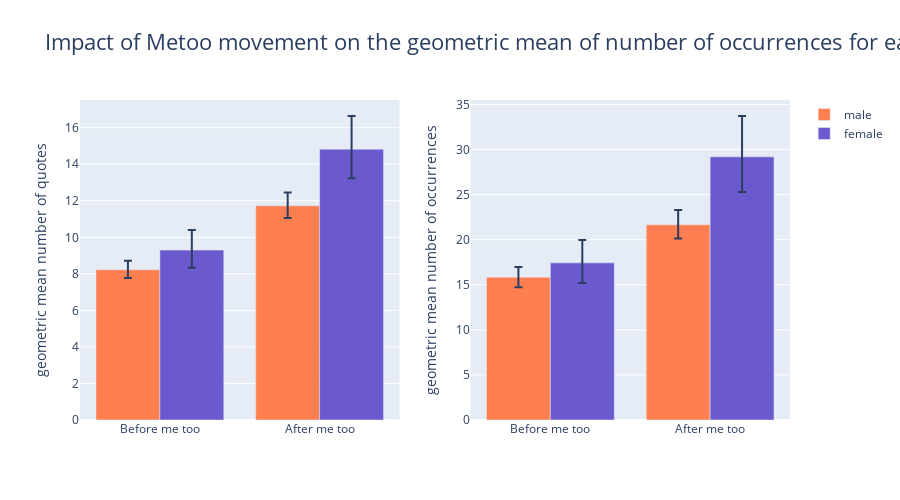

Here is the notebook cell this chart was saved with:
### Markdown cell above
Interactive figure of geometric mean of quotes and occurrences both gender before and after me too, with errorbars (computed above) :

### Code cell
fig = make_subplots(rows=1, cols=2)
fig.add_trace(go.Bar(
    name='male',
    x=['Before me too', 'After me too'], y=[gm_mal_before_qu, gm_mal_after_qu],
    error_y=dict(type='data',symmetric = False, array=[sup_val_gm_mal_before_qu, sup_val_gm_mal_after_qu],
                 arrayminus = [inf_val_gm_mal_before_qu,inf_val_gm_mal_after_qu]),marker_color="coral"
),row=1, col=1)
fig.add_trace(go.Bar(
    name='female',
    x=['Before me too', 'After me too'], y=[gm_fem_before_qu, gm_fem_after_qu],
    error_y=dict(type='data',symmetric = False, array=[sup_val_gm_fem_before_qu, sup_val_gm_fem_after_qu],
                 arrayminus = [inf_val_gm_fem_before_qu,inf_val_gm_fem_after_qu]),marker_color="slateblue"
),row=1, col=1)

fig.add_trace(go.Bar(
    name='male',
    x=['Before me too', 'After me too'], y=[gm_mal_before, gm_mal_after],
    error_y=dict(type='data',symmetric = False, array=[sup_val_gm_mal_before, sup_val_gm_mal_after],
                 arrayminus = [inf_val_gm_mal_before,inf_val_gm_mal_after]),marker_color="coral",showlegend=False
),row=1, col=2)

fig.add_trace(go.Bar(
    name='female',
    x=['Before me too', 'After me too'], y=[gm_fem_before, gm_fem_after],
    error_y=dict(type='data',symmetric = False, array=[sup_val_gm_fem_before, sup_val_gm_fem_after],
                 arrayminus = [inf_val_gm_fem_before,inf_val_gm_fem_after]),marker_color="slateblue",showlegend=False
),row=1, col=2)

fig.update_layout(barmode='group')
fig.update_layout(title_text="Impact of Metoo movement on the geometric mean of number of occurrences for each gender ",
                  title_font_size=22)
fig.update_layout(height=500, showlegend=True)
fig.update_yaxes(title_text="geometric mean number of quotes", row=1, col=1)
fig.update_yaxes(title_text="geometric mean number of occurrences", row=1, col=2)
fig.show()

### Figure 1 — Plotly figure (JSON) as saved in the notebook; plotly's stock layout.template omitted (floating-point values rounded to 4 significant figures)
{"data": [{"error_y": {"array": [0.4959, 0.7282], "arrayminus": [0.4534, 0.6735], "symmetric": false, "type": "data"}, "marker": {"color": "coral"}, "name": "male", "type": "bar", "x": ["Before me too", "After me too"], "xaxis": "x", "y": [8.223, 11.72], "yaxis": "y"}, {"error_y": {"array": [1.094, 1.817], "arrayminus": [0.9739, 1.595], "symmetric": false, "type": "data"}, "marker": {"color": "slateblue"}, "name": "female", "type": "bar", "x": ["Before me too", "After me too"], "xaxis": "x", "y": [9.301, 14.82], "yaxis": "y"}, {"error_y": {"array": [1.151, 1.639], "arrayminus": [1.097, 1.507], "symmetric": false, "type": "data"}, "marker": {"color": "coral"}, "name": "male", "showlegend": false, "type": "bar", "x": ["Before me too", "After me too"], "xaxis": "x2", "y": [15.83, 21.65], "yaxis": "y2"}, {"error_y": {"array": [2.527, 4.529], "arrayminus": [2.226, 3.89], "symmetric": false, "type": "data"}, "marker": {"color": "slateblue"}, "name": "female", "showlegend": false, "type": "bar", "x": ["Before me too", "After me too"], "xaxis": "x2", "y": [17.43, 29.19], "yaxis": "y2"}], "layout": {"barmode": "group", "height": 500, "showlegend": true, "title": {"font": {"size": 22}, "text": "Impact of Metoo movement on the geometric mean of number of occurrences for each gender "}, "xaxis": {"anchor": "y", "domain": [0, 0.45]}, "xaxis2": {"anchor": "y2", "domain": [0.55, 1]}, "yaxis": {"anchor": "x", "domain": [0, 1], "title": {"text": "geometric mean number of quotes"}}, "yaxis2": {"anchor": "x2", "domain": [0, 1], "title": {"text": "geometric mean number of occurrences"}}}}
